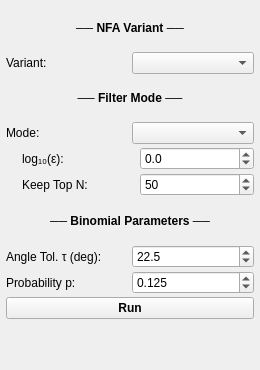
<?xml version="1.0" encoding="UTF-8"?>
<ui version="4.0">
 <class>NfaFilter</class>
 <widget class="QMainWindow" name="NfaFilter">
  <property name="windowModality">
   <enum>Qt::NonModal</enum>
  </property>
  <property name="geometry">
   <rect>
    <x>0</x>
    <y>0</y>
    <width>260</width>
    <height>370</height>
   </rect>
  </property>
  <property name="sizePolicy">
   <sizepolicy hsizetype="Fixed" vsizetype="Fixed">
    <horstretch>0</horstretch>
    <verstretch>0</verstretch>
   </sizepolicy>
  </property>
  <property name="minimumSize">
   <size>
    <width>260</width>
    <height>370</height>
   </size>
  </property>
  <property name="maximumSize">
   <size>
    <width>260</width>
    <height>370</height>
   </size>
  </property>
  <property name="windowTitle">
   <string>NFA Filter</string>
  </property>
  <widget class="QWidget" name="widget_main">
   <layout class="QVBoxLayout" name="verticalLayout">
    <property name="spacing">
     <number>3</number>
    </property>
    <property name="leftMargin">
     <number>6</number>
    </property>
    <property name="topMargin">
     <number>6</number>
    </property>
    <property name="rightMargin">
     <number>6</number>
    </property>
    <property name="bottomMargin">
     <number>6</number>
    </property>
    <!-- ============== NFA Variant Section ============== -->
    <item>
     <widget class="QLabel" name="label_variant_header">
      <property name="text">
       <string>── NFA Variant ──</string>
      </property>
      <property name="alignment">
       <set>Qt::AlignCenter</set>
      </property>
      <property name="font">
       <font>
        <bold>true</bold>
       </font>
      </property>
     </widget>
    </item>
    <item>
     <layout class="QHBoxLayout" name="layout_variant">
      <item>
       <widget class="QLabel" name="label_variant">
        <property name="text">
         <string>Variant:</string>
        </property>
       </widget>
      </item>
      <item>
       <widget class="QComboBox" name="cb_variant"/>
      </item>
     </layout>
    </item>
    <!-- ============== Filter Mode Section ============== -->
    <item>
     <widget class="QLabel" name="label_mode_header">
      <property name="text">
       <string>── Filter Mode ──</string>
      </property>
      <property name="alignment">
       <set>Qt::AlignCenter</set>
      </property>
      <property name="font">
       <font>
        <bold>true</bold>
       </font>
      </property>
     </widget>
    </item>
    <item>
     <layout class="QHBoxLayout" name="layout_mode">
      <item>
       <widget class="QLabel" name="label_mode">
        <property name="text">
         <string>Mode:</string>
        </property>
       </widget>
      </item>
      <item>
       <widget class="QComboBox" name="cb_mode"/>
      </item>
     </layout>
    </item>
    <item>
     <layout class="QHBoxLayout" name="layout_epsilon">
      <property name="leftMargin">
       <number>16</number>
      </property>
      <item>
       <widget class="QLabel" name="label_epsilon">
        <property name="text">
         <string>log₁₀(ε):</string>
        </property>
       </widget>
      </item>
      <item>
       <widget class="QDoubleSpinBox" name="spin_epsilon">
        <property name="decimals">
         <number>1</number>
        </property>
        <property name="minimum">
         <double>-5.000000000000000</double>
        </property>
        <property name="maximum">
         <double>10.000000000000000</double>
        </property>
        <property name="singleStep">
         <double>0.500000000000000</double>
        </property>
        <property name="value">
         <double>0.000000000000000</double>
        </property>
       </widget>
      </item>
     </layout>
    </item>
    <item>
     <layout class="QHBoxLayout" name="layout_top_n">
      <property name="leftMargin">
       <number>16</number>
      </property>
      <item>
       <widget class="QLabel" name="label_top_n">
        <property name="text">
         <string>Keep Top N:</string>
        </property>
       </widget>
      </item>
      <item>
       <widget class="QSpinBox" name="spin_top_n">
        <property name="minimum">
         <number>1</number>
        </property>
        <property name="maximum">
         <number>100000</number>
        </property>
        <property name="singleStep">
         <number>10</number>
        </property>
        <property name="value">
         <number>50</number>
        </property>
       </widget>
      </item>
     </layout>
    </item>
    <!-- ============== Binomial Parameters Section ============== -->
    <item>
     <widget class="QLabel" name="label_params_header">
      <property name="text">
       <string>── Binomial Parameters ──</string>
      </property>
      <property name="alignment">
       <set>Qt::AlignCenter</set>
      </property>
      <property name="font">
       <font>
        <bold>true</bold>
       </font>
      </property>
     </widget>
    </item>
    <item>
     <layout class="QHBoxLayout" name="layout_precision">
      <item>
       <widget class="QLabel" name="label_precision">
        <property name="text">
         <string>Angle Tol. τ (deg):</string>
        </property>
       </widget>
      </item>
      <item>
       <widget class="QDoubleSpinBox" name="spin_precision">
        <property name="decimals">
         <number>1</number>
        </property>
        <property name="minimum">
         <double>1.000000000000000</double>
        </property>
        <property name="maximum">
         <double>90.000000000000000</double>
        </property>
        <property name="singleStep">
         <double>1.000000000000000</double>
        </property>
        <property name="value">
         <double>22.500000000000000</double>
        </property>
       </widget>
      </item>
     </layout>
    </item>
    <item>
     <layout class="QHBoxLayout" name="layout_p">
      <item>
       <widget class="QLabel" name="label_p">
        <property name="text">
         <string>Probability p:</string>
        </property>
       </widget>
      </item>
      <item>
       <widget class="QDoubleSpinBox" name="spin_p">
        <property name="decimals">
         <number>3</number>
        </property>
        <property name="minimum">
         <double>0.001000000000000</double>
        </property>
        <property name="maximum">
         <double>1.000000000000000</double>
        </property>
        <property name="singleStep">
         <double>0.010000000000000</double>
        </property>
        <property name="value">
         <double>0.125000000000000</double>
        </property>
       </widget>
      </item>
     </layout>
    </item>
    <!-- ============== Run Button ============== -->
    <item>
     <widget class="QPushButton" name="pb_run">
      <property name="text">
       <string>Run</string>
      </property>
      <property name="font">
       <font>
        <bold>true</bold>
       </font>
      </property>
     </widget>
    </item>
    <!-- ============== Statistics Output ============== -->
    <item>
     <widget class="QLabel" name="label_stats">
      <property name="text">
       <string/>
      </property>
      <property name="alignment">
       <set>Qt::AlignCenter</set>
      </property>
      <property name="wordWrap">
       <bool>true</bool>
      </property>
      <property name="font">
       <font>
        <italic>true</italic>
       </font>
      </property>
     </widget>
    </item>
   </layout>
  </widget>
 </widget>
 <resources/>
 <connections/>
 <slots>
  <slot>run()</slot>
 </slots>
</ui>
